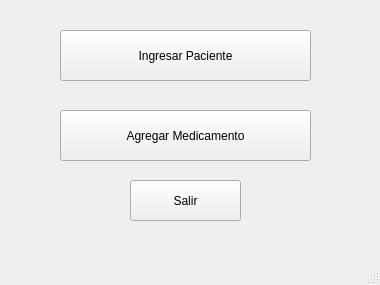
<?xml version="1.0" encoding="UTF-8"?>
<ui version="4.0">
 <class>MainWindow</class>
 <widget class="QMainWindow" name="MainWindow">
  <property name="geometry">
   <rect>
    <x>0</x>
    <y>0</y>
    <width>380</width>
    <height>285</height>
   </rect>
  </property>
  <property name="windowTitle">
   <string>MainWindow</string>
  </property>
  <widget class="QWidget" name="centralwidget">
   <widget class="QPushButton" name="boton_ingresar">
    <property name="geometry">
     <rect>
      <x>60</x>
      <y>30</y>
      <width>251</width>
      <height>51</height>
     </rect>
    </property>
    <property name="text">
     <string>Ingresar Paciente</string>
    </property>
   </widget>
   <widget class="QPushButton" name="boton_agregar">
    <property name="geometry">
     <rect>
      <x>60</x>
      <y>110</y>
      <width>251</width>
      <height>51</height>
     </rect>
    </property>
    <property name="text">
     <string>Agregar Medicamento</string>
    </property>
   </widget>
   <widget class="QPushButton" name="boton_salir">
    <property name="geometry">
     <rect>
      <x>130</x>
      <y>180</y>
      <width>111</width>
      <height>41</height>
     </rect>
    </property>
    <property name="text">
     <string>Salir</string>
    </property>
   </widget>
  </widget>
  <widget class="QMenuBar" name="menubar">
   <property name="geometry">
    <rect>
     <x>0</x>
     <y>0</y>
     <width>380</width>
     <height>21</height>
    </rect>
   </property>
  </widget>
  <widget class="QStatusBar" name="statusbar"/>
 </widget>
 <resources/>
 <connections/>
</ui>
